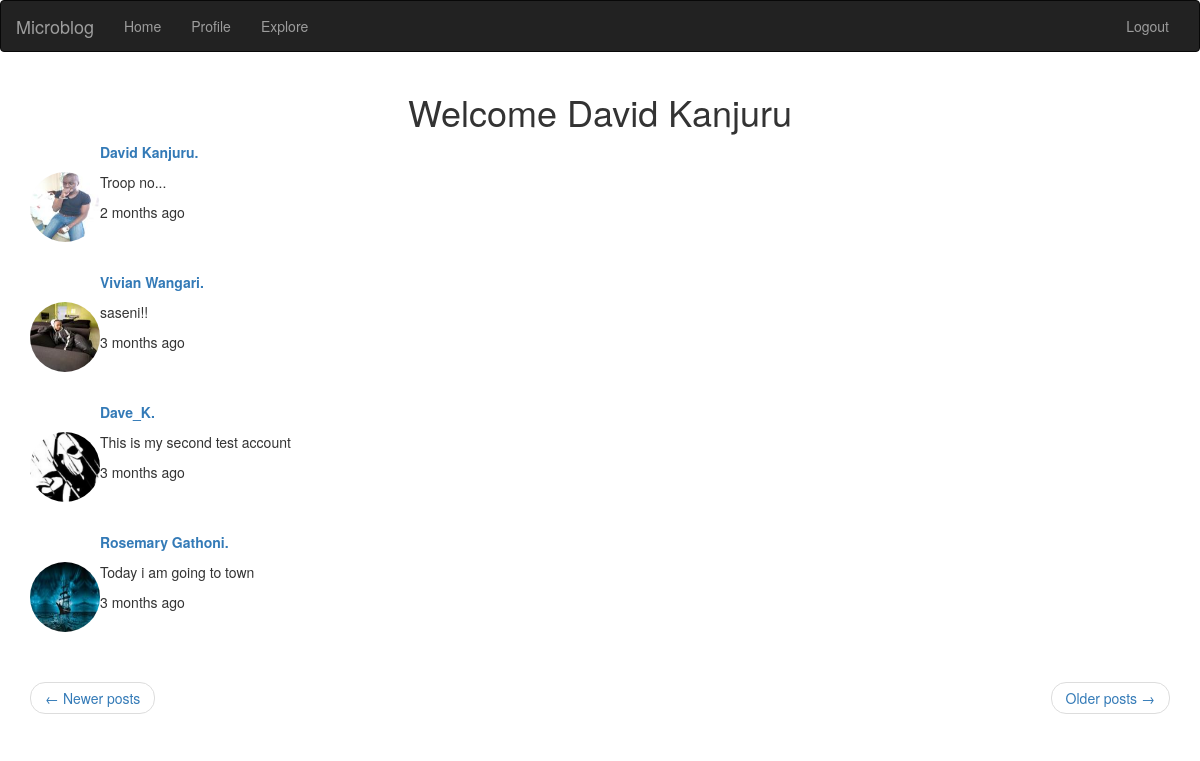
The app's page /explore?page=2 (signed in) with its own data.
### app/model.py (models this page shows, shortened)
class People(UserMixin, db.Model):
    id = db.Column(db.Integer, primary_key= True)
    username = db.Column(db.String(120), index=True, unique=True, nullable=False)
    email = db.Column(db.String(120), index=True, unique=True, nullable=False)
    password_hash = db.Column(db.String(128), index=True)
    image = db.Column(db.String(20), nullable= False, default='default1.jpg')
    about_me = db.Column(db.String(140))
    last_seen = db.Column(db.DateTime, default = datetime.utcnow)
    posts = db.relationship('Post', backref='author', lazy='dynamic')
    followed = db.relationship('People', secondary=followers,
                              primaryjoin=(followers.c.follower_id == id),
                               secondaryjoin=
                               (followers.c.followed_id == id),
                               backref =
                               db.backref('followers', lazy='dynamic'),
                               lazy='dynamic')
    def __repr__(self):
        return f"{self.username}"

class Post(db.Model):
    id = db.Column(db.Integer, primary_key=True)
    body = db.Column(db.String(140))
    timestamp = db.Column(db.DateTime, index=True, default=datetime.utcnow)
    user_id = db.Column(db.Integer, db.ForeignKey("people.id"))
    language = db.Column(db.String(100))

### app/routes.py (the view)
@app.route("/explore", methods=['GET', 'POST'])
@login_required
def explore():
    page = request.args.get('page', 1, type=int)
    posts = Post.query.order_by(Post.timestamp.desc()).paginate(page, app.config['POSTS_PER_PAGE'], False)
    prev_url = url_for('explore', page=posts.prev_num) if posts.has_prev else None
    next_url = url_for('explore', page=posts.next_num) if posts.has_next else None
    return render_template("index.html", posts=posts.items, title="Explore", next_url=next_url, prev_url=prev_url)

### app/model.py (called while the page is built)
@login_manager.user_loader
def load_user(user_id):
    return People.query.get(int(user_id))

### app/routes.py (called while the page is built)
@app.before_request
def before_request():
    if current_user.is_authenticated:
        current_user.last_seen = datetime.utcnow()
        db.session.commit()
        g.locale = str(get_locale())

### app/templates/index.html (shortened to what this page needs)
{% extends "base.html" %}
{% block app_content %}
<center><h1>Welcome {{current_user.username}}</h1></center>
{% if form %}
{% import 'bootstrap/wtf.html' as wtf %}
{% endif %}
        {% for i in posts %}
            <table>
                <tr>
                    {% if i.author.image %}
                    <td>
                        <img src="{{url_for('static', filename='profile_pics/'+ i.author.image)}}" style="border-radius: 50%" height="70px" width="70px">
                    </td>
                    {% endif %}
                    <td>
                        <p>
                            <a href="{{url_for('user', username=i.author.username)}}">
                            <strong>
                                {{i.author.username}}.
                            </strong>
                            </a>
                        </p>
                        <p>
                            {{i.body}}
                        </p>
                        <p>
                            {{moment(i.timestamp).fromNow()}}
                        </p>
                        <br><br>
                    </td>
                </tr>
            </table>
        {% endfor %}
    <nav aria-label="...">
        <ul class="pager">
            <li class="previous{% if not prev_url %} disabled{% endif %}">
                <a href="{{ prev_url or '#' }}">
                    <span aria-hidden="true">&larr;</span> {{_("Newer posts")}}
                </a>
            </li>
            <li class="next{% if not next_url %} disabled{% endif %}">
                <a href="{{ next_url or '#' }}">
                    {{_("Older posts")}} <span aria-hidden="true">&rarr;</span>
                </a>
            </li>
        </ul>
    </nav>
{% endblock %}

### records on screen
People: username "David Kanjuru"
Post: image (picture), author.username "David Kanjuru", body "Troop no...", timestamp "2 months ago"
Post: image (picture), author.username "Vivian Wangari", body "saseni!!", timestamp "3 months ago"
Post: image (placeholder picture), author.username "Dave_K", body "This is my second test account", timestamp "3 months ago"
Post: image (picture), author.username "Rosemary Gathoni", body "Today i am going to town", timestamp "3 months ago"
